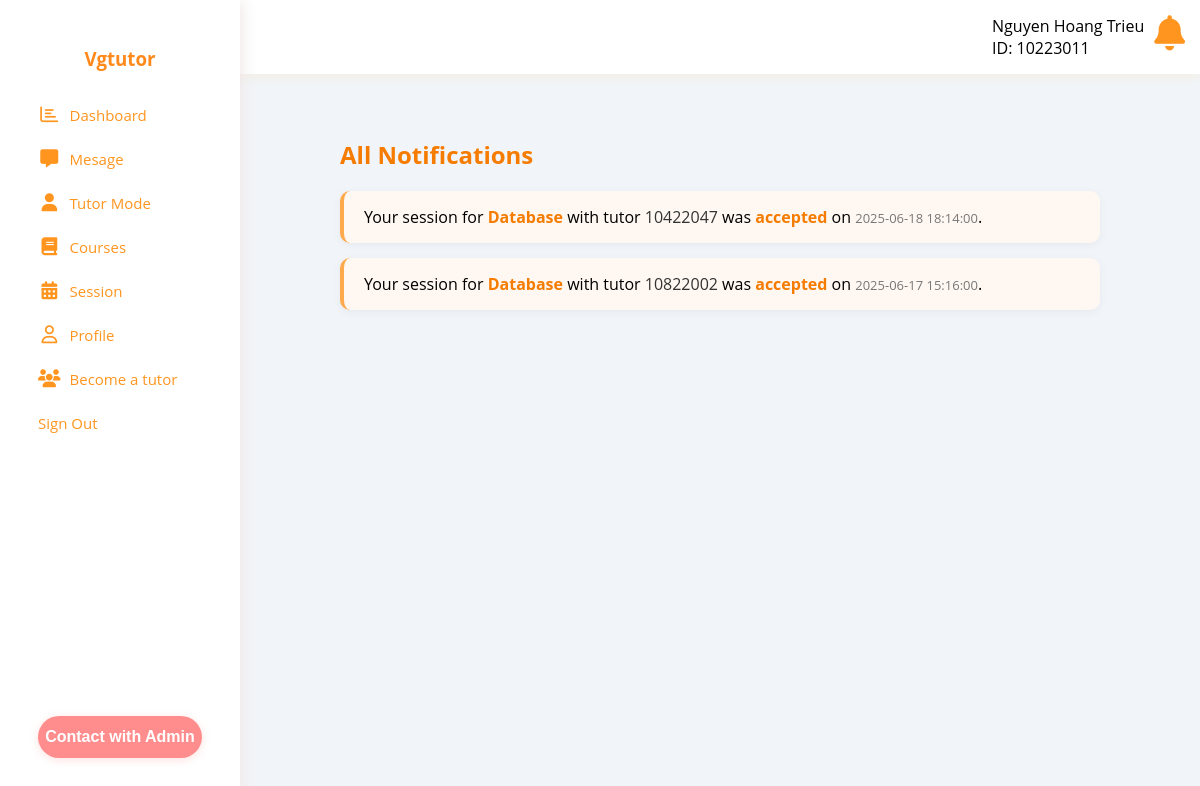
The page /student/notification_student.php (signed in) on the database its author committed.
### tables this page shows
CREATE TABLE `session` (
  `studentid` int(11) NOT NULL,
  `tutorid` int(11) NOT NULL,
  `courseid` int(11) NOT NULL,
  `date_and_time` datetime NOT NULL,
  `duration` float DEFAULT NULL,
  `paid` tinyint(1) DEFAULT NULL,
  `consensus` varchar(20) NOT NULL DEFAULT 'pending',
  `notified` tinyint(1) DEFAULT 0,
  `place` varchar(50) NOT NULL DEFAULT 'online'
);

CREATE TABLE `course` (
  `courseid` int(11) NOT NULL,
  `course_name` varchar(50) DEFAULT NULL,
  `major` varchar(3) DEFAULT NULL,
  `semester` int(11) DEFAULT NULL,
  `cond` varchar(1000) DEFAULT NULL
);

CREATE TABLE `tutor_account` (
  `accountid` int(11) NOT NULL,
  `bank_name` varchar(50) DEFAULT NULL,
  `bank_acc_no` varchar(50) DEFAULT NULL,
  `gpa` varchar(3) DEFAULT NULL,
  `description` varchar(200) DEFAULT NULL,
  `overall_rating` varchar(3) DEFAULT NULL
);

### student/data/session.php (called while the page is built, shortened)
<?php
function getAllStudentSessionNotifications($conn, $studentid)
{
    $sql = "SELECT s.*,
                   accountid AS tutor_name,
                   c.course_name  AS course_name
            FROM session s
            JOIN tutor_account t ON s.tutorid = t.accountid
            JOIN course c ON s.courseid = c.courseid
            WHERE s.studentid = ? AND s.consensus = 'accepted'
            ORDER BY s.date_and_time DESC";
    $stmt = $conn->prepare($sql);
    $stmt->execute([$studentid]);
    return $stmt->fetchAll(PDO::FETCH_ASSOC);
}

### student/notification_student.php (the view, shortened to what this page needs)
<?php
include_once "../DB_connection.php";
include_once "data/session.php";
$studentid = $_SESSION['studentid'];
$allNotifications = getAllStudentSessionNotifications($conn, $studentid);
?>
<!DOCTYPE html>
<html lang="en">
<head>
  <link rel="stylesheet" href="../css/style1.css">
  <link rel="stylesheet" href="../css/framework.css">
  <link rel="stylesheet" href="../css/master.css">
  <link rel="stylesheet" href="../css/notification.css">
</head>
<body>
  <div class="page d-flex">
    <?php include_once 'inc/navbar.php'; ?>
    <div class="content w-full">
      <?php include_once 'inc/upbar.php'; ?>
      <div class="notifications p-20">
        <h2 class="mb-4 c-orange">All Notifications</h2>
<?php if (!empty($allNotifications)): ?>
  <ul class="notification-list">
    <?php foreach ($allNotifications as $n): ?>
      <li class="notification-item bg-white p-15 rad-6 mb-10 shadow-sm">
        <div>
          Your session for
          <strong><?= htmlspecialchars($n['course_name']) ?></strong>
          with tutor
          <em><?= htmlspecialchars($n['tutor_name']) ?></em>
          was <strong class="c-green">accepted</strong> on
          <span class="c-grey"><?= htmlspecialchars($n['date_and_time']) ?></span>.
        </div>
      </li>
    <?php endforeach; ?>
  </ul>
<?php else: ?>
  <p class="c-grey">You have no notifications yet.</p>
<?php endif; ?>
      </div>
    </div>
  </div>
</body>
</html>

### css/style1.css (style rules this page uses)
:host,:root { --fa-style-family-brands:"Font Awesome 6 Brands";--fa-font-brands:normal 400 1em/1 "Font Awesome 6 Brands" }

### css/framework.css (style rules this page uses)
:root { --blue-color: #0075ff; --blue-alt-color: #0d69d5; --orange-color: #f59e0b; --green-color: #22c55e; --red-color: #f44336; --grey-color: #f59e0b; }
.d-flex { display: flex; }
.p-15 { padding: 15px; }
.p-20 { padding: 20px; }
.mb-10 { margin-bottom: 10px; }
.c-grey { color: var(--grey-color); }
.c-green { color: var(--green-color); }
.c-orange { color: var(--orange-color); }
.bg-white { background-color: white; }
.rad-6 { border-radius: 6px; }
.w-full { width: 100%; }

### css/master.css (style rules this page uses)
:root { --blue-color: #0075ff; --blue-alt-color: #0d69d5; --orange-color: #ff7b00e4; --green-color: #22c55e; --red-color: #f44336; --grey-color: #888; }
* { box-sizing: border-box; }
body { font-family: "Open Sans", sans-serif; margin: 0; }
ul { list-style: none; padding: 0; }
.page { background-color: #f1f5f9; min-height: 100vh; overflow-x: hidden; }
.content { overflow-y: auto; }
html, body { height: auto; min-height: 100vh; overflow-y: auto; overflow-x: hidden; }
.content { flex: 1; height: auto; overflow-y: auto; }

### css/notification.css (style rules this page uses)
.notifications { max-width: 800px; margin: 30px auto; font-family: 'Open Sans', sans-serif; }
.notification-list { list-style: none; padding: 0; }
.notification-item { border-radius: 10px; padding: 15px 20px; margin-bottom: 15px; background-color: #fff8f2; border-left: 4px solid #ffa94d; box-shadow: 0 2px 10px rgba(0,0,0,0.05); transition: background 0.2s ease; }
.notification-item strong { color: #f57c00; }
.notification-item em { font-style: normal; font-weight: 500; color: #333; }
.notification-item span { font-size: 13px; color: #888; }
.notifications h2 { color: #f57c00; font-size: 24px; margin-bottom: 20px; }
.c-grey { color: #777 !important; }

### rows shown on the page
session: course.course_name "Database", tutor_account.accountid "10422047", date_and_time "2025-06-18 18:14:00"
session: course.course_name "Database", tutor_account.accountid "10822002", date_and_time "2025-06-17 15:16:00"

### other values the page prints
$name "Nguyen Hoang Trieu"
$student_id "10223011"
